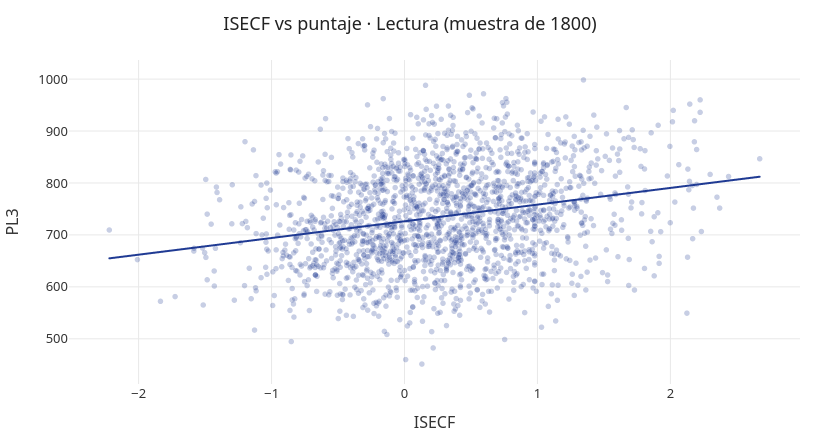
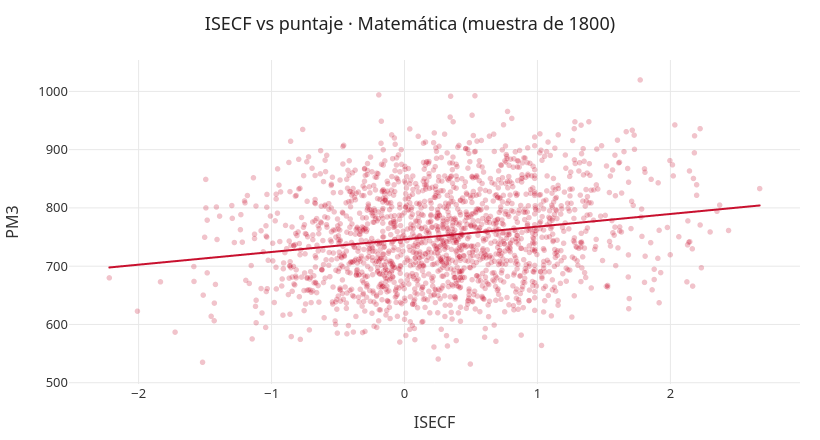

The notebook cell these images were saved under, in order:
### Code cell
for score, sel, color in PRUEBAS:
    sub = base.dropna(subset=["ISECF", score]).sample(1800, random_state=42)
    fig = P.grafico_correlacion(sub, "ISECF", score, color,
                                f"ISECF vs puntaje · {sel} (muestra de 1800)")
    fig.update_layout(width=820)
    fig.show()

### Figure 1 — Plotly figure (JSON) as saved in the notebook; plotly's stock layout.template omitted (floating-point values rounded to 4 significant figures; data arrays with more than 128 entries replaced by an {"elided": "..."} marker saying what was removed)
{"data": [{"hovertemplate": "ISECF=%{x}<br>PL3=%{y}<extra></extra>", "legendgroup": "", "marker": {"color": "#1f3a93", "line": {"color": "white", "width": 0.4}, "opacity": 0.25, "size": 6, "symbol": "circle"}, "mode": "markers", "name": "", "showlegend": false, "type": "scattergl", "x": {"elided": "1800 float values"}, "xaxis": "x", "y": {"elided": "1800 float values"}, "yaxis": "y"}, {"hovertemplate": "<b>OLS trendline</b><br>PL3 = 32.1343 * ISECF + 726.207<br>R<sup>2</sup>=0.061715<br><br>ISECF=%{x}<br>PL3=%{y} <b>(trend)</b><extra></extra>", "legendgroup": "", "marker": {"color": "#1f3a93", "line": {"color": "white", "width": 0.4}, "size": 6, "symbol": "circle"}, "mode": "lines", "name": "", "showlegend": false, "type": "scattergl", "x": {"elided": "1800 float values"}, "xaxis": "x", "y": {"elided": "1800 float values"}, "yaxis": "y"}], "layout": {"font": {"color": "#333333", "family": "Segoe UI, Helvetica, Arial, sans-serif", "size": 13}, "height": 440, "legend": {"orientation": "h", "tracegroupgap": 0, "x": 0.5, "xanchor": "center", "y": -0.18}, "margin": {"b": 40, "l": 40, "r": 20, "t": 60}, "paper_bgcolor": "rgba(0,0,0,0)", "plot_bgcolor": "rgba(0,0,0,0)", "title": {"font": {"color": "#222222", "size": 18}, "text": "ISECF vs puntaje · Lectura (muestra de 1800)", "x": 0.5, "xanchor": "center"}, "width": 820, "xaxis": {"anchor": "y", "domain": [0, 1], "gridcolor": "#e8e8e8", "title": {"text": "ISECF"}, "zeroline": false}, "yaxis": {"anchor": "x", "domain": [0, 1], "gridcolor": "#e8e8e8", "title": {"text": "PL3"}, "zeroline": false}}}

### Figure 2 — Plotly figure (JSON) as saved in the notebook; plotly's stock layout.template omitted (floating-point values rounded to 4 significant figures; data arrays with more than 128 entries replaced by an {"elided": "..."} marker saying what was removed)
{"data": [{"hovertemplate": "ISECF=%{x}<br>PM3=%{y}<extra></extra>", "legendgroup": "", "marker": {"color": "#c8102e", "line": {"color": "white", "width": 0.4}, "opacity": 0.25, "size": 6, "symbol": "circle"}, "mode": "markers", "name": "", "showlegend": false, "type": "scattergl", "x": {"elided": "1800 float values"}, "xaxis": "x", "y": {"elided": "1800 float values"}, "yaxis": "y"}, {"hovertemplate": "<b>OLS trendline</b><br>PM3 = 21.749 * ISECF + 746.1<br>R<sup>2</sup>=0.037433<br><br>ISECF=%{x}<br>PM3=%{y} <b>(trend)</b><extra></extra>", "legendgroup": "", "marker": {"color": "#c8102e", "line": {"color": "white", "width": 0.4}, "size": 6, "symbol": "circle"}, "mode": "lines", "name": "", "showlegend": false, "type": "scattergl", "x": {"elided": "1800 float values"}, "xaxis": "x", "y": {"elided": "1800 float values"}, "yaxis": "y"}], "layout": {"font": {"color": "#333333", "family": "Segoe UI, Helvetica, Arial, sans-serif", "size": 13}, "height": 440, "legend": {"orientation": "h", "tracegroupgap": 0, "x": 0.5, "xanchor": "center", "y": -0.18}, "margin": {"b": 40, "l": 40, "r": 20, "t": 60}, "paper_bgcolor": "rgba(0,0,0,0)", "plot_bgcolor": "rgba(0,0,0,0)", "title": {"font": {"color": "#222222", "size": 18}, "text": "ISECF vs puntaje · Matemática (muestra de 1800)", "x": 0.5, "xanchor": "center"}, "width": 820, "xaxis": {"anchor": "y", "domain": [0, 1], "gridcolor": "#e8e8e8", "title": {"text": "ISECF"}, "zeroline": false}, "yaxis": {"anchor": "x", "domain": [0, 1], "gridcolor": "#e8e8e8", "title": {"text": "PM3"}, "zeroline": false}}}
